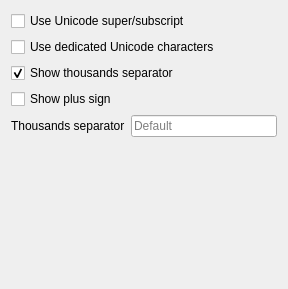
<?xml version="1.0" encoding="UTF-8"?>
<ui version="4.0">
 <class>QgsFractionNumericFormatWidgetBase</class>
 <widget class="QgsPanelWidget" name="QgsFractionNumericFormatWidgetBase">
  <property name="geometry">
   <rect>
    <x>0</x>
    <y>0</y>
    <width>288</width>
    <height>289</height>
   </rect>
  </property>
  <property name="windowTitle">
   <string notr="true">Form</string>
  </property>
  <layout class="QGridLayout" name="gridLayout" columnstretch="0,0">
   <item row="0" column="0" colspan="2">
    <widget class="QCheckBox" name="mUseUnicodeSupersubscriptCheckBox">
     <property name="toolTip">
      <string>Use the unicode superscript and subscript representation of numbers, e.g. ¹⁷/₂₃</string>
     </property>
     <property name="text">
      <string>Use Unicode super/subscript</string>
     </property>
    </widget>
   </item>
   <item row="2" column="0" colspan="2">
    <widget class="QCheckBox" name="mShowThousandsCheckBox">
     <property name="text">
      <string>Show thousands separator</string>
     </property>
     <property name="checked">
      <bool>true</bool>
     </property>
    </widget>
   </item>
   <item row="6" column="0">
    <spacer name="verticalSpacer">
     <property name="orientation">
      <enum>Qt::Vertical</enum>
     </property>
     <property name="sizeHint" stdset="0">
      <size>
       <width>20</width>
       <height>40</height>
      </size>
     </property>
    </spacer>
   </item>
   <item row="4" column="0" colspan="2">
    <widget class="QCheckBox" name="mShowPlusCheckBox">
     <property name="text">
      <string>Show plus sign</string>
     </property>
    </widget>
   </item>
   <item row="5" column="1">
    <widget class="QgsFilterLineEdit" name="mThousandsLineEdit">
     <property name="maxLength">
      <number>1</number>
     </property>
     <property name="placeholderText">
      <string>Default</string>
     </property>
    </widget>
   </item>
   <item row="5" column="0">
    <widget class="QLabel" name="label_2">
     <property name="text">
      <string>Thousands separator</string>
     </property>
    </widget>
   </item>
   <item row="1" column="0" colspan="2">
    <widget class="QCheckBox" name="mUseDedicatedUnicodeCheckBox">
     <property name="toolTip">
      <string>Use dedicated Unicode characters for specific fractions (where they exist), e.g. ½ or ¾</string>
     </property>
     <property name="text">
      <string>Use dedicated Unicode characters</string>
     </property>
    </widget>
   </item>
  </layout>
 </widget>
 <customwidgets>
  <customwidget>
   <class>QgsPanelWidget</class>
   <extends>QWidget</extends>
   <header>qgspanelwidget.h</header>
   <container>1</container>
  </customwidget>
  <customwidget>
   <class>QgsFilterLineEdit</class>
   <extends>QLineEdit</extends>
   <header>qgsfilterlineedit.h</header>
  </customwidget>
 </customwidgets>
 <tabstops>
  <tabstop>mUseUnicodeSupersubscriptCheckBox</tabstop>
  <tabstop>mUseDedicatedUnicodeCheckBox</tabstop>
  <tabstop>mShowThousandsCheckBox</tabstop>
  <tabstop>mShowPlusCheckBox</tabstop>
  <tabstop>mThousandsLineEdit</tabstop>
 </tabstops>
 <resources/>
 <connections/>
</ui>
